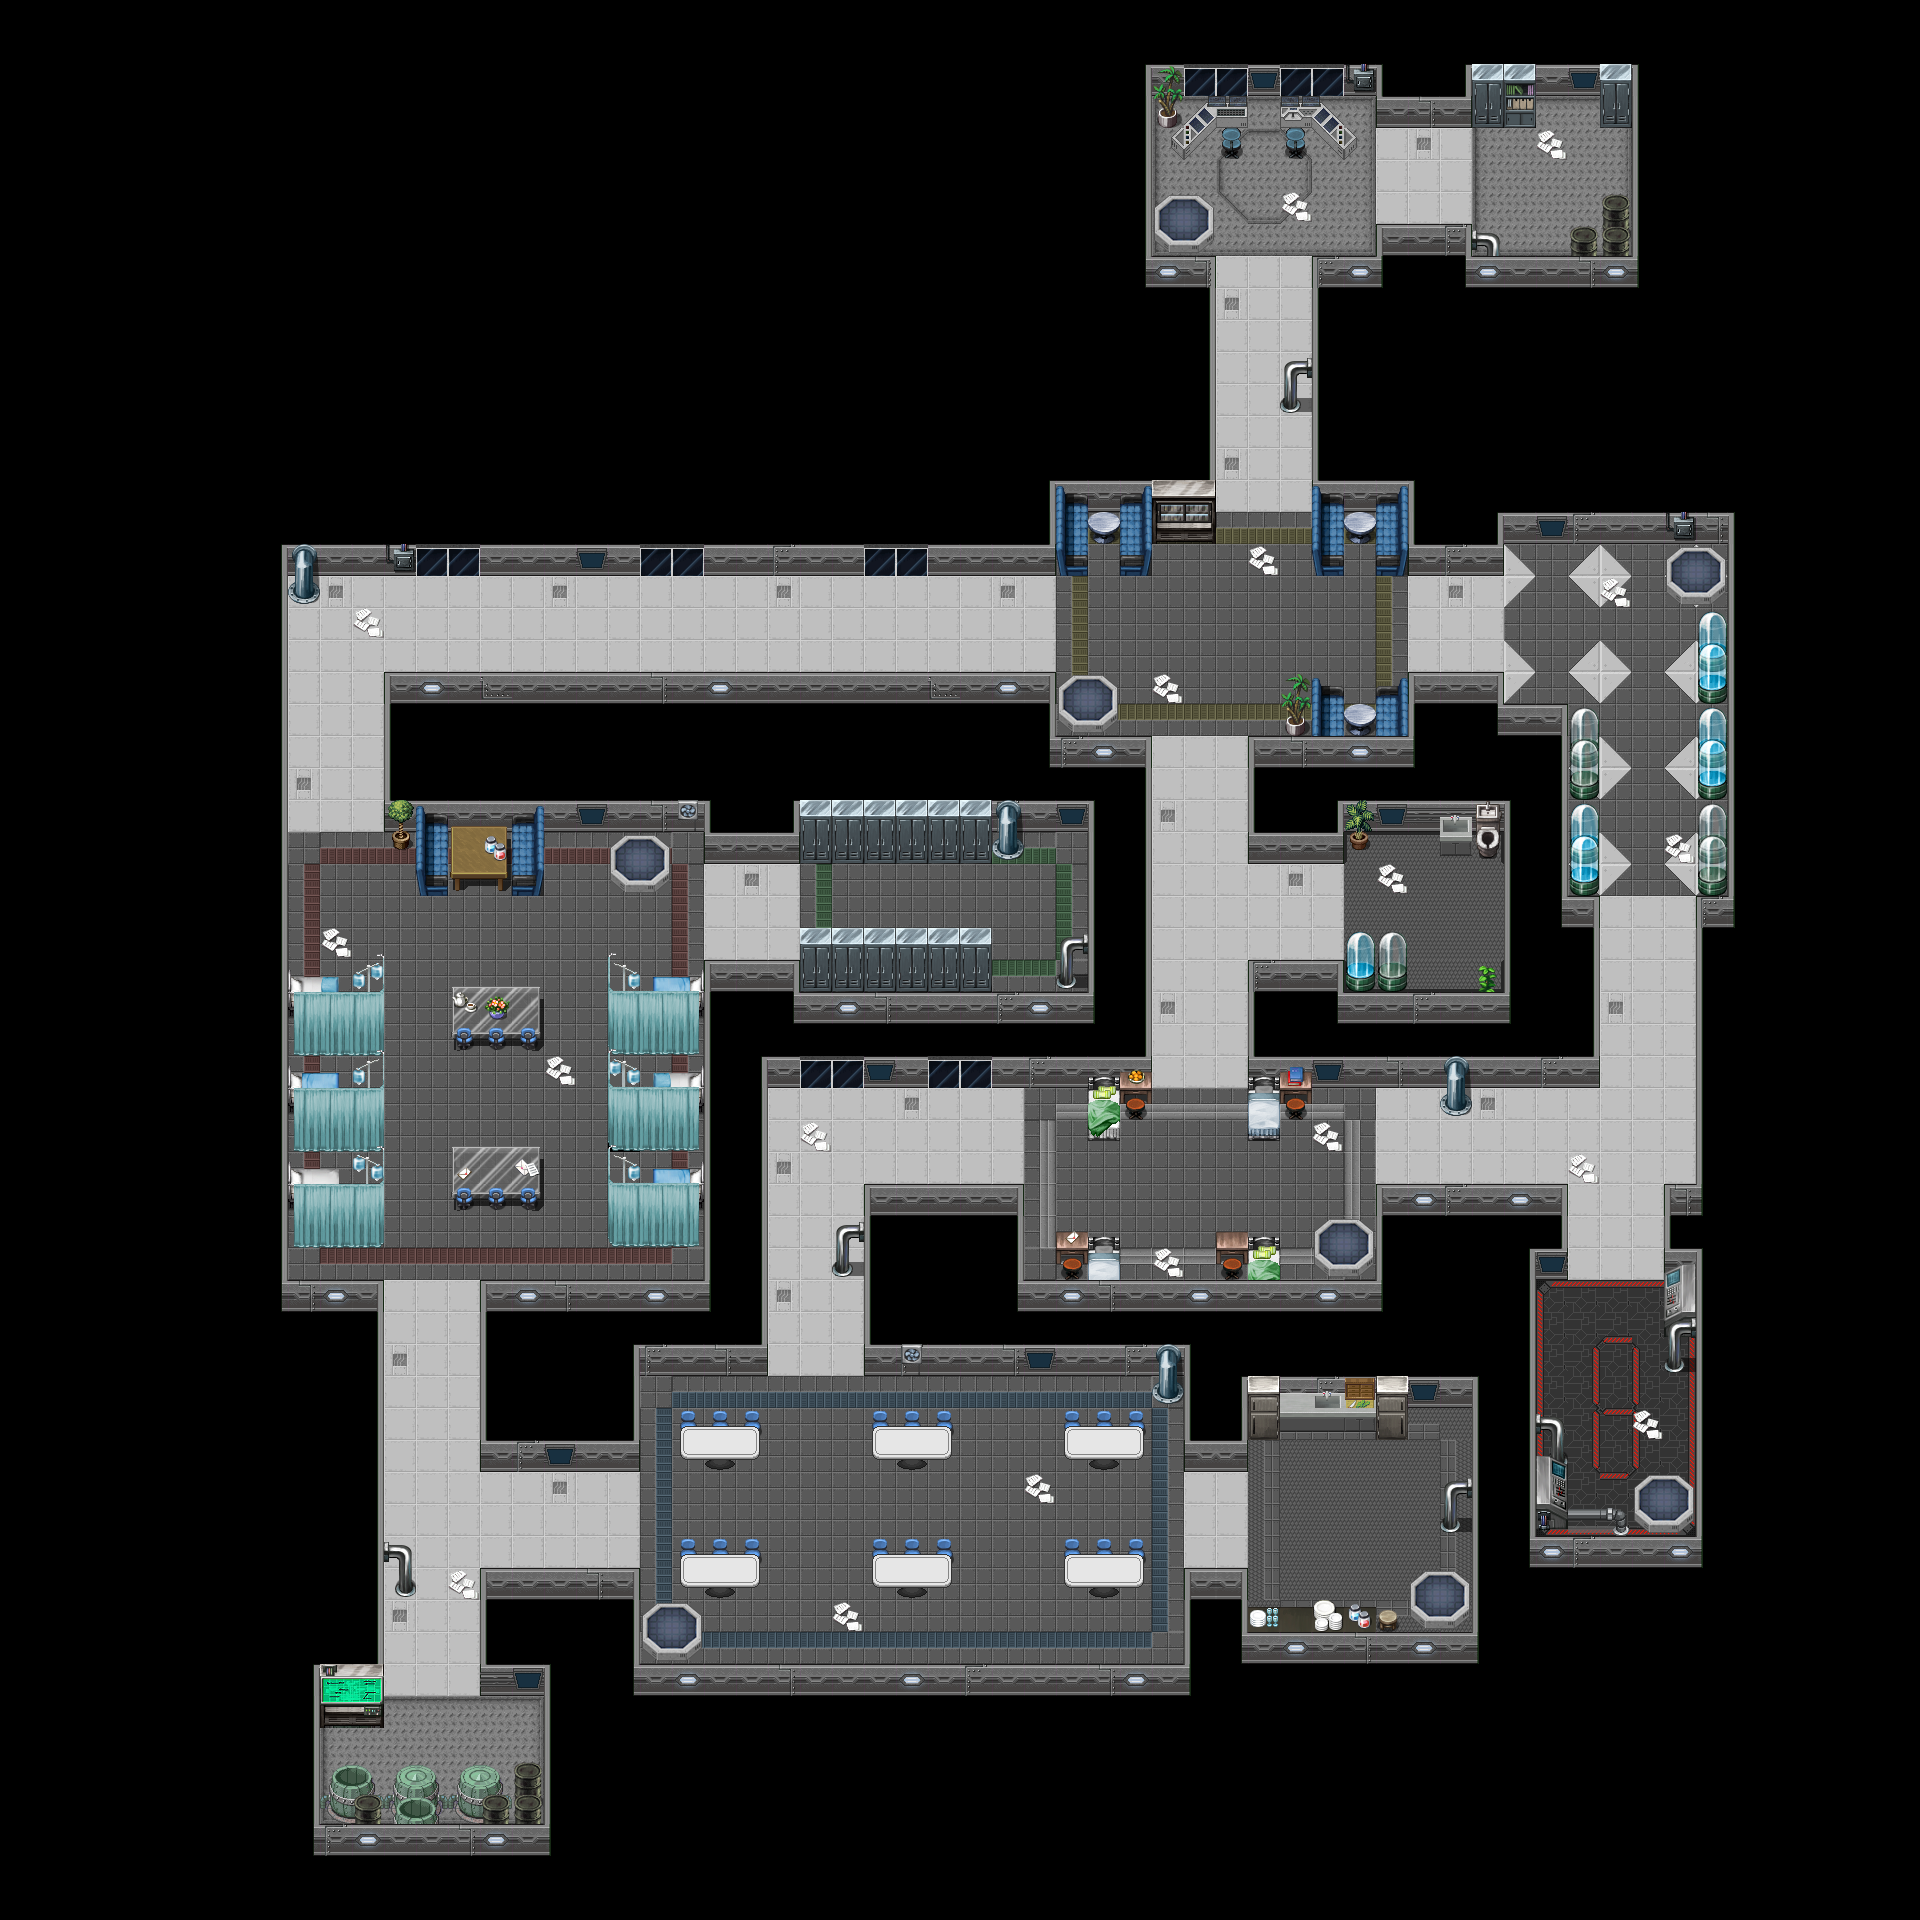

A level layout from a 2D game, rendered from its tile map. Below: a short description, then the map file with tile-grid data replaced by summaries:
An orthogonal 60x60 tile map with 32x32 px tiles, 5 tile layers (Tile Layer 1, Props, Props2, Props3, ...), 7 tilesets.

<map version="1.4" tiledversion="1.4.2" orientation="orthogonal" renderorder="right-down" width="60" height="60" tilewidth="32" tileheight="32" infinite="0" nextlayerid="11" nextobjectid="1">
 <tileset firstgid="1" source="auber_tileset4.tsx" />
 <tileset firstgid="101" source="tileset.tsx" />
 <tileset firstgid="613" source="teleporter.tsx" />
 <tileset firstgid="617" source="props1.tsx" />
 <tileset firstgid="873" source="props2.tsx" />
 <tileset firstgid="1129" source="infirmary tileset.tsx" />
 <tileset firstgid="1321" source="dark tileset.tsx" />
 <layer id="1" name="Tile Layer 1" width="60" height="60" offsetx="192" offsety="0">
  <data>[3600 cells, 1528 non-empty, 52 distinct tile ids]</data>
 </layer>
 <layer id="2" name="Props" width="60" height="60" offsetx="192" offsety="0">
  <data>[3600 cells, 436 non-empty, 81 distinct tile ids]</data>
 </layer>
 <layer id="6" name="Props2" width="60" height="60" offsetx="192" offsety="0">
  <data>[3600 cells, 259 non-empty, 111 distinct tile ids]</data>
 </layer>
 <layer id="9" name="Props3" width="60" height="60">
  <data>[3600 cells, 85 non-empty, 51 distinct tile ids]</data>
 </layer>
 <layer id="10" name="Props4(inf)" width="60" height="60">
  <data>[3600 cells, 66 non-empty, 53 distinct tile ids]</data>
 </layer>
</map>
